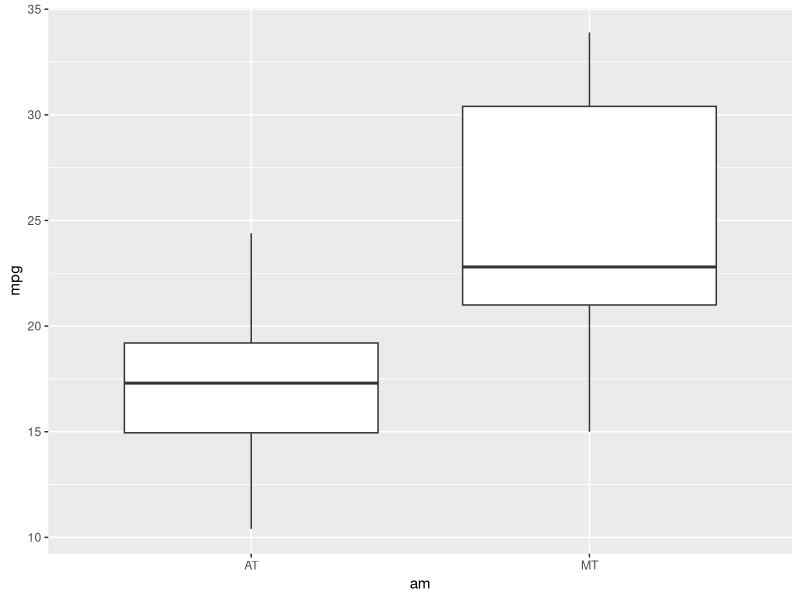
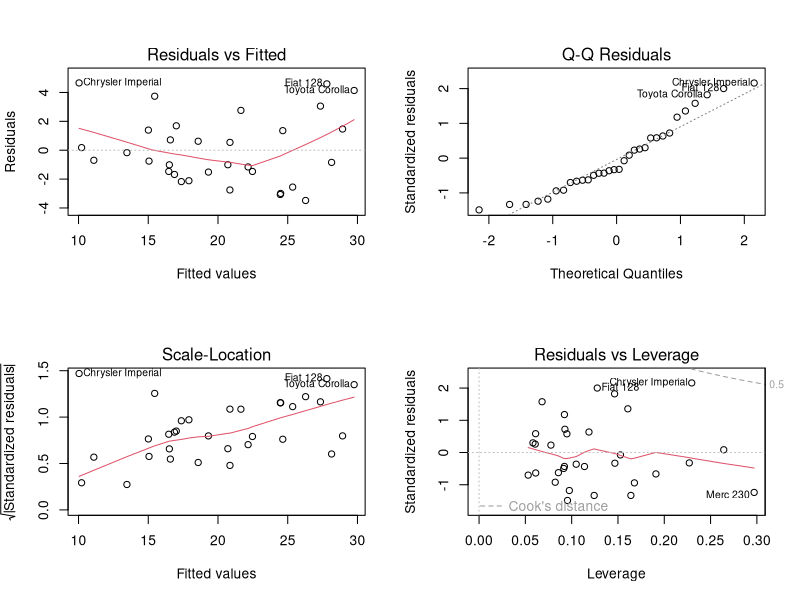

Source code (R) for these figures, in order: (Note: this script raises an error after producing the figures.)
##Assignment for Regression Course Rough Draft##
#The purpose of this assignment is play around with the mtcars data set and understand it##
rm(list=ls())
library(ggplot2)
library(lme4)
library(magrittr)
library(tidyverse)

#load in data and play around with it: We want to know is automatic or manual better for MPG? 
data("mtcars")
head(mtcars)

mtcars$am %<>% as.factor()
levels(mtcars$am)=c("AT","MT")

mtcars %>%
  group_by(am) %>%
  summarise(avgmpg = mean(mpg))

mtcars %>%
  ggplot(aes(am,mpg)) + 
  geom_boxplot()

#so from this exploratory analysis it looks as if mpg is higher for an manual car as opposed to an automatic.
#But lets explore this with regression! 

fit1 <- lm(mpg ~ factor(am), data = mtcars)
summary(fit1)

coef(fit1)
#this shows that manual transmission adds 7.245 increase to mpg. this is a significant relationship however r^2 is .3385 showing that 
#only 34% of the variance in mpg is accounted for with tranmission type 

#because we don't have a theoretical reason for other variables that may impact mpg, we will run a 
#stepwise regression, which will give us the variables that explain the variance of mpg the most

fit2 <- step(lm(mpg~.,mtcars))
summary(fit2)

#The step model allows us to pick the variables that affect mpg the most. From this we can see that weight and qsec (or acceleration)
#also impact the mpg. It also changes the estimate for manual's impact on mpg, saying that holding the other variables constant 
# manual tranmission increases the mpg by 2.93 miles. 


#beyond R^2, how else can we explore how well our model fits the data?
##checking the residuals: 
par(mfrow = c(2,2))
plot(fit2)

#overall the residual plots show us that the model is fit fairly well to the data. 
#The residuals versus fitted graph is distributed normally, the q-q plot falls along the line and 
#hthe residuals versus location doesnt violate cooks distance.
#however the scale-location graph increases linearily which shows us that there may not be equal variance

#other measures

influence.measures(fit2)
confint.lm(fit2)

mtcars %>%
  ggplot(aes(x = am, y = mpg), color = am) + 
  geom_point() + 
  geom_abline(fit1)

?geom_abline

plot(mpg ~ am, data = mtcars)
abline(fit1)
